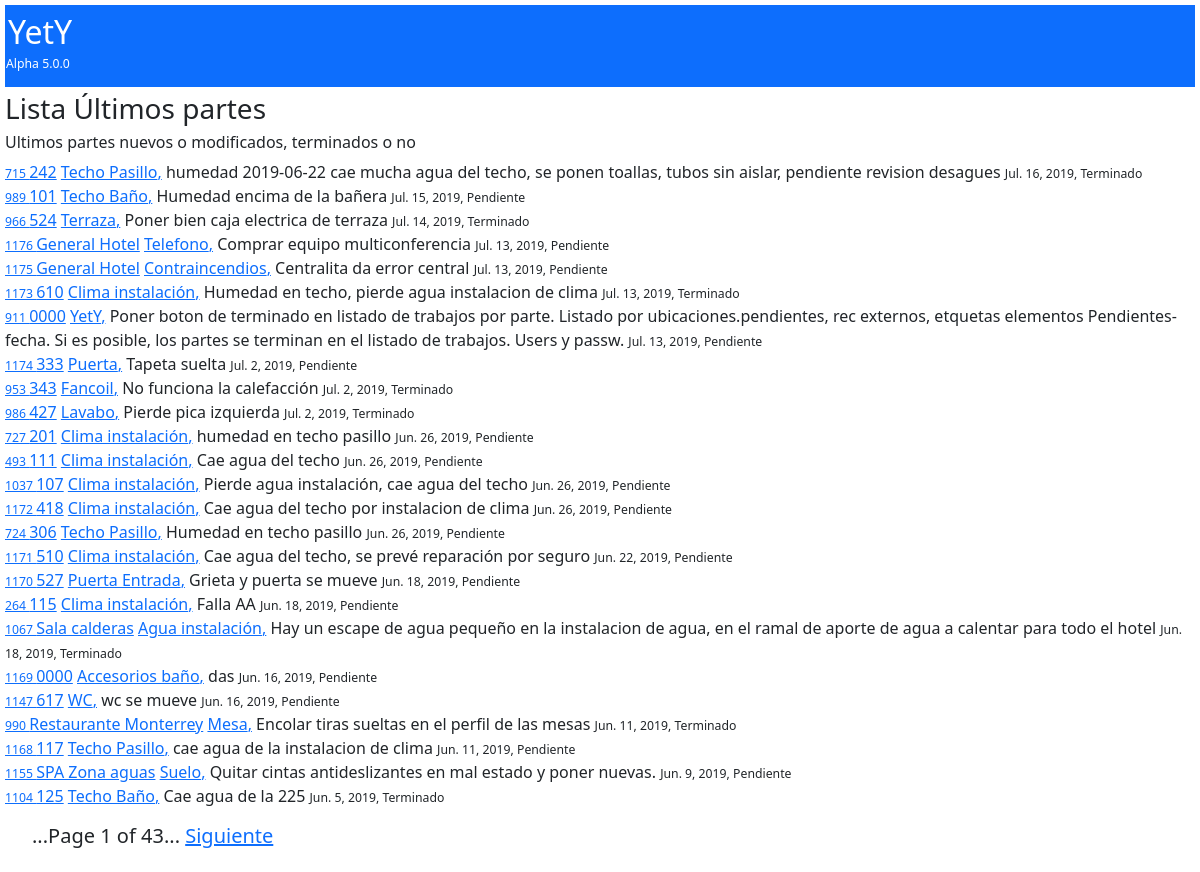
Screenshot of /partes/partes/ with the database file from the repository.
### partes/models.py (models this page shows, shortened)
class Ot_Parte(models.Model):
    num_ot=models.AutoField(primary_key=True, verbose_name='numero de Ot', help_text="numero de orden de trabajo")
    ubicacion_ot=models.ForeignKey('Ot_Ubicaciones',max_length=30,verbose_name='Ubicación', help_text="Numero de Habitación o ubicación",on_delete=models.SET_NULL,null=True)
    elemento_ot =models.ForeignKey('Ot_Elementos',  max_length=30,verbose_name='Elemento',  help_text="Elemento, Objeto o Aparato",      on_delete=models.SET_NULL,null=True)
    descripcion_ot=models.CharField(max_length=300,verbose_name='Descripción', help_text="Descripción del problema")
    fecha_ot=models.DateField(auto_now_add=True,verbose_name='Fecha del parte')
    fecha_cambio_ot=models.DateField(auto_now=True,verbose_name='Fecha del ultimo cambio')
    fecha_hora_cambio_ot=models.DateTimeField(auto_now=True,verbose_name='Fecha y hora del ultimo cambio')
    PRIORIDADES=(('1','Urgente') ,('2','Provoca daños') , ('3','Molesta al cliente' ), ('4', 'Mala imagen' ),('5','Legal'))
    prioridad_ot=models.CharField(max_length=30, blank=True, default='1',choices=PRIORIDADES)
    ESTADOS_DE_OT=[ ('Pendiente','Pendiente'),('En Curso','En Curso'),('Terminado','Terminado'), ("Inversion","Inversion"), ('En espera','En espera'), ("Otro","Otro")]
    estado_ot=models.CharField (max_length=30,default='Pendiente', choices=ESTADOS_DE_OT)
    RECURSOS_PROP_O_EXT=[('Propios','Recursos Propios'), ('externos','Recursos externos'),('mixtos','mixtos') ]
    recursos_ot=models.CharField (max_length=30,default='Propios', choices=RECURSOS_PROP_O_EXT)#(Recursos propios o externos)
    etiqueta_ot=models.CharField( default='',blank=True, max_length=30,help_text="Poner una etiqueta a este parte")
    notas_ot=models.CharField(default='',max_length=30, blank=True, help_text="Poner una nota a este parte") #        falta por definir (Nota para relacionar)
    CORRECTIVO_PREVENTIVO_LEGAL_SERVICIO=[('Correctivo','Correctivo'),('Preventivo','Preventivo'),('Legal','Legal'),('Servicio o Ayuda','Servicio o Ayuda'),('Atencion cliente','Atencion cliente')]
    tipo_aviso_ot=models.CharField(max_length=30,default='Correctivo',choices=CORRECTIVO_PREVENTIVO_LEGAL_SERVICIO) # correctivo, preventivo, servicio
    class Meta:
        ordering = ["-num_ot"]

class Ot_Ubicaciones(models.Model):
    ubicacion_ub=models.CharField(primary_key=True, max_length=30)
    class Meta:
        ordering = ["ubicacion_ub"]
    def __str__(self):
        return '{}'.format(self.ubicacion_ub)

class Ot_Elementos(models.Model):
    elemento_el=models.CharField(primary_key=True, max_length=30)
    class Meta:
        ordering = ["elemento_el"]
    def __str__(self):
        return '{}'.format(self.elemento_el)

### partes/views.py (the view)
# urls.py: path('partes/', include('partes.urls')),
class partes (ListView): #Ultimos partes nuevos o modificados, terminados o no
    model = Ot_Parte
    template_name = 'ot_parte_lista.html'
    ordering = ['-fecha_cambio_ot','-fecha_hora_cambio_ot','-num_ot']
    paginate_by = 25

### partes/templates/ot_parte_lista.html
<!doctype html>
<html lang="es">
{% extends "inicio.html" %}
{% block content %}
  <ul class="list-unstyled">
        <h3>Lista Últimos partes </h3>
        <h6>Ultimos partes nuevos o modificados, terminados o no </h6>
      {% for Ot_Parte in object_list %}
        <li>
          <small><small> <a  href="/partes/{{ Ot_Parte.num_ot }}" >{{ Ot_Parte.num_ot }} </small></small>
          <a href="/partes/ubicacion/{{ Ot_Parte.ubicacion_ot }} "> {{ Ot_Parte.ubicacion_ot }}</a>
          <a href="/partes/elemento/{{ Ot_Parte.elemento_ot }} ">{{ Ot_Parte.elemento_ot }},</a>
          <a>{{ Ot_Parte.descripcion_ot }}</a>
          <small><small>
            {{ Ot_Parte.fecha_cambio_ot}},
            {{ Ot_Parte.estado_ot}}
          </small></small>
        </li>
      {% endfor %}
  </ul>
{% endblock %}

### partes/templates/inicio.html (shortened to what this page needs)
<!doctype html>
<html lang="es">
  <head>
    {% load static %}
    <link rel="stylesheet" href="https://cdn.jsdelivr.net/npm/bootswatch@4.5.2/dist/yeti/bootstrap.min.css">
    <link rel="stylesheet" type="text/css" href='{% static "css/bootstrap.min.css" %}'></link>
  </head>
<body>
  {% include 'navbar.html'%}
          <div style=" margin-left: 5px; ">
            {% block content %}
            {% endblock %}
          </div>
            {% block pagination %}
                <h5>
                  {% if is_paginated %}
                      <div class="pagination">
                        <ul class=pager>
                          <span class="page-links">
                              <span class="page-current">
                                  ...Page {{ page_obj.number }} of {{ page_obj.paginator.num_pages }}...
                              </span>
                              {% if page_obj.has_next %}
                                  <a href="{{ request.path }}?page={{ page_obj.next_page_number }}">Siguiente</a>
                              {% endif %}
                          </span>
                        </ul>
                      </div>
                  {% endif %}
                </h5>
             {% endblock %}
 </body>
</html>

### partes/templates/navbar.html (shortened to what this page needs)
<!doctype html>
<html lang="es">
<nav class="navbar navbar-expand navbar-dark bg-primary" style="margin: 5px; padding: 1px  " >
  <a class="navbar-brand" href="/">
    <hgroup ><h2 style="margin: 1px; padding: 1px">YetY </h2> <h6> <small><small> Alpha 5.0.0  </small></small></h6> </hgroup>
  </a>
</nav>

### rows the page displays
Ot_Parte: num_ot "715", ubicacion_ot "242", elemento_ot "Techo Pasillo", descripcion_ot "humedad 2019-06-22 cae mucha agua del techo, se ponen toallas, tubos sin aislar, pendiente revision desagues", fecha_cambio_ot "Jul. 16, 2019", estado_ot "Terminado"
Ot_Parte: num_ot "989", ubicacion_ot "101", elemento_ot "Techo Baño", descripcion_ot "Humedad encima de la bañera", fecha_cambio_ot "Jul. 15, 2019", estado_ot "Pendiente"
Ot_Parte: num_ot "966", ubicacion_ot "524", elemento_ot "Terraza", descripcion_ot "Poner bien caja electrica de terraza", fecha_cambio_ot "Jul. 14, 2019", estado_ot "Terminado"
Ot_Parte: num_ot "1176", ubicacion_ot "General Hotel", elemento_ot "Telefono", descripcion_ot "Comprar equipo multiconferencia", fecha_cambio_ot "Jul. 13, 2019", estado_ot "Pendiente"
Ot_Parte: num_ot "1175", ubicacion_ot "General Hotel", elemento_ot "Contraincendios", descripcion_ot "Centralita da error central", fecha_cambio_ot "Jul. 13, 2019", estado_ot "Pendiente"
Ot_Parte: num_ot "1173", ubicacion_ot "610", elemento_ot "Clima instalación", descripcion_ot "Humedad en techo, pierde agua instalacion de clima", fecha_cambio_ot "Jul. 13, 2019", estado_ot "Terminado"
Ot_Parte: num_ot "911", ubicacion_ot "0000", elemento_ot "YetY", descripcion_ot "Poner boton de terminado en listado de trabajos por parte. Listado por ubicaciones.pendientes, rec externos, etquetas elementos Pendientes-fecha. Si es posible, los partes se terminan en el listado de trabajos. Users y passw.", fecha_cambio_ot "Jul. 13, 2019", estado_ot "Pendiente"
Ot_Parte: num_ot "1174", ubicacion_ot "333", elemento_ot "Puerta", descripcion_ot "Tapeta suelta", fecha_cambio_ot "Jul. 2, 2019", estado_ot "Pendiente"
Ot_Parte: num_ot "953", ubicacion_ot "343", elemento_ot "Fancoil", descripcion_ot "No funciona la calefacción", fecha_cambio_ot "Jul. 2, 2019", estado_ot "Terminado"
Ot_Parte: num_ot "986", ubicacion_ot "427", elemento_ot "Lavabo", descripcion_ot "Pierde pica izquierda", fecha_cambio_ot "Jul. 2, 2019", estado_ot "Terminado"
Ot_Parte: num_ot "727", ubicacion_ot "201", elemento_ot "Clima instalación", descripcion_ot "humedad en techo pasillo", fecha_cambio_ot "Jun. 26, 2019", estado_ot "Pendiente"
Ot_Parte: num_ot "493", ubicacion_ot "111", elemento_ot "Clima instalación", descripcion_ot "Cae agua del techo", fecha_cambio_ot "Jun. 26, 2019", estado_ot "Pendiente"
Ot_Parte: num_ot "1037", ubicacion_ot "107", elemento_ot "Clima instalación", descripcion_ot "Pierde agua instalación, cae agua del techo", fecha_cambio_ot "Jun. 26, 2019", estado_ot "Pendiente"
Ot_Parte: num_ot "1172", ubicacion_ot "418", elemento_ot "Clima instalación", descripcion_ot "Cae agua del techo por instalacion de clima", fecha_cambio_ot "Jun. 26, 2019", estado_ot "Pendiente"
Ot_Parte: num_ot "724", ubicacion_ot "306", elemento_ot "Techo Pasillo", descripcion_ot "Humedad en techo pasillo", fecha_cambio_ot "Jun. 26, 2019", estado_ot "Pendiente"
Ot_Parte: num_ot "1171", ubicacion_ot "510", elemento_ot "Clima instalación", descripcion_ot "Cae agua del techo, se prevé reparación por seguro", fecha_cambio_ot "Jun. 22, 2019", estado_ot "Pendiente"
Ot_Parte: num_ot "1170", ubicacion_ot "527", elemento_ot "Puerta Entrada", descripcion_ot "Grieta y puerta se mueve", fecha_cambio_ot "Jun. 18, 2019", estado_ot "Pendiente"
Ot_Parte: num_ot "264", ubicacion_ot "115", elemento_ot "Clima instalación", descripcion_ot "Falla AA", fecha_cambio_ot "Jun. 18, 2019", estado_ot "Pendiente"
Ot_Parte: num_ot "1067", ubicacion_ot "Sala calderas", elemento_ot "Agua instalación", descripcion_ot "Hay un escape de agua pequeño en la instalacion de agua, en el ramal de aporte de agua a calentar para todo el hotel", fecha_cambio_ot "Jun. 18, 2019", estado_ot "Terminado"
Ot_Parte: num_ot "1169", ubicacion_ot "0000", elemento_ot "Accesorios baño", descripcion_ot "das", fecha_cambio_ot "Jun. 16, 2019", estado_ot "Pendiente"
Ot_Parte: num_ot "1147", ubicacion_ot "617", elemento_ot "WC", descripcion_ot "wc se mueve", fecha_cambio_ot "Jun. 16, 2019", estado_ot "Pendiente"
Ot_Parte: num_ot "990", ubicacion_ot "Restaurante Monterrey", elemento_ot "Mesa", descripcion_ot "Encolar tiras sueltas en el perfil de las mesas", fecha_cambio_ot "Jun. 11, 2019", estado_ot "Terminado"
Ot_Parte: num_ot "1168", ubicacion_ot "117", elemento_ot "Techo Pasillo", descripcion_ot "cae agua de la instalacion de clima", fecha_cambio_ot "Jun. 11, 2019", estado_ot "Pendiente"
Ot_Parte: num_ot "1155", ubicacion_ot "SPA Zona aguas", elemento_ot "Suelo", descripcion_ot "Quitar cintas antideslizantes en mal estado y poner nuevas.", fecha_cambio_ot "Jun. 9, 2019", estado_ot "Pendiente"
Ot_Parte: num_ot "1104", ubicacion_ot "125", elemento_ot "Techo Baño", descripcion_ot "Cae agua de la 225", fecha_cambio_ot "Jun. 5, 2019", estado_ot "Terminado"

### other values shown
{{ page_obj.number }} "1"
{{ page_obj.paginator.num_pages }} "43"
